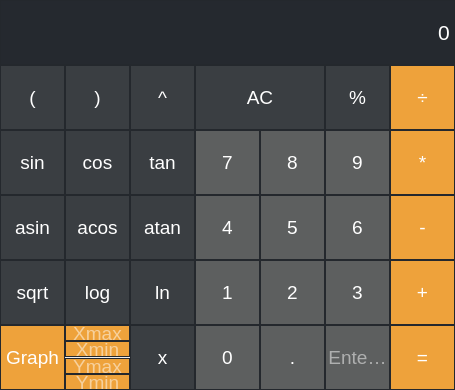
<?xml version="1.0" encoding="UTF-8"?>
<ui version="4.0">
 <class>MainCalc</class>
 <widget class="QMainWindow" name="MainCalc">
  <property name="geometry">
   <rect>
    <x>0</x>
    <y>0</y>
    <width>455</width>
    <height>390</height>
   </rect>
  </property>
  <property name="minimumSize">
   <size>
    <width>455</width>
    <height>390</height>
   </size>
  </property>
  <property name="maximumSize">
   <size>
    <width>845</width>
    <height>390</height>
   </size>
  </property>
  <property name="windowTitle">
   <string>MainCalc</string>
  </property>
  <property name="styleSheet">
   <string notr="true"/>
  </property>
  <widget class="QWidget" name="centralwidget">
   <widget class="QPushButton" name="AC">
    <property name="geometry">
     <rect>
      <x>195</x>
      <y>65</y>
      <width>130</width>
      <height>65</height>
     </rect>
    </property>
    <property name="font">
     <font>
      <pointsize>14</pointsize>
     </font>
    </property>
    <property name="styleSheet">
     <string notr="true">QPushButton {
  background-color: rgb(58, 62, 66);
  color: white; 
  border: 1px solid rgb(36, 40, 45);
}

QPushButton:pressed {
    background-color: rgb(93, 95, 95);
}</string>
    </property>
    <property name="text">
     <string>AC</string>
    </property>
    <property name="shortcut">
     <string>Backspace</string>
    </property>
   </widget>
   <widget class="QPushButton" name="left">
    <property name="geometry">
     <rect>
      <x>0</x>
      <y>65</y>
      <width>65</width>
      <height>65</height>
     </rect>
    </property>
    <property name="font">
     <font>
      <pointsize>14</pointsize>
     </font>
    </property>
    <property name="styleSheet">
     <string notr="true">QPushButton {
  background-color: rgb(58, 62, 66);
  color: white; 
  border: 1px solid rgb(36, 40, 45);
}

QPushButton:pressed {
    background-color: rgb(93, 95, 95);
}</string>
    </property>
    <property name="text">
     <string>(</string>
    </property>
    <property name="shortcut">
     <string>(</string>
    </property>
    <attribute name="buttonGroup">
     <string notr="true">buttonGroup</string>
    </attribute>
   </widget>
   <widget class="QPushButton" name="right">
    <property name="geometry">
     <rect>
      <x>65</x>
      <y>65</y>
      <width>65</width>
      <height>65</height>
     </rect>
    </property>
    <property name="font">
     <font>
      <pointsize>14</pointsize>
     </font>
    </property>
    <property name="styleSheet">
     <string notr="true">QPushButton {
  background-color: rgb(58, 62, 66);
  color: white; 
  border: 1px solid rgb(36, 40, 45);
}

QPushButton:pressed {
    background-color: rgb(93, 95, 95);
}</string>
    </property>
    <property name="text">
     <string>)</string>
    </property>
    <property name="shortcut">
     <string>)</string>
    </property>
    <attribute name="buttonGroup">
     <string notr="true">buttonGroup</string>
    </attribute>
   </widget>
   <widget class="QPushButton" name="mod">
    <property name="geometry">
     <rect>
      <x>325</x>
      <y>65</y>
      <width>65</width>
      <height>65</height>
     </rect>
    </property>
    <property name="font">
     <font>
      <pointsize>14</pointsize>
     </font>
    </property>
    <property name="styleSheet">
     <string notr="true">QPushButton {
  background-color: rgb(58, 62, 66);
  color: white; 
  border: 1px solid rgb(36, 40, 45);
}

QPushButton:pressed {
    background-color: rgb(93, 95, 95);
}</string>
    </property>
    <property name="text">
     <string>%</string>
    </property>
    <property name="shortcut">
     <string>%</string>
    </property>
    <attribute name="buttonGroup">
     <string notr="true">buttonGroup</string>
    </attribute>
   </widget>
   <widget class="QPushButton" name="sin">
    <property name="geometry">
     <rect>
      <x>0</x>
      <y>130</y>
      <width>65</width>
      <height>65</height>
     </rect>
    </property>
    <property name="font">
     <font>
      <pointsize>14</pointsize>
     </font>
    </property>
    <property name="styleSheet">
     <string notr="true">QPushButton {
  background-color: rgb(58, 62, 66);
  color: white; 
  border: 1px solid rgb(36, 40, 45);
}

QPushButton:pressed {
    background-color: rgb(93, 95, 95);
}</string>
    </property>
    <property name="text">
     <string>sin</string>
    </property>
    <property name="shortcut">
     <string>S</string>
    </property>
    <attribute name="buttonGroup">
     <string notr="true">buttonGroup_function</string>
    </attribute>
   </widget>
   <widget class="QPushButton" name="cos">
    <property name="geometry">
     <rect>
      <x>65</x>
      <y>130</y>
      <width>65</width>
      <height>65</height>
     </rect>
    </property>
    <property name="font">
     <font>
      <pointsize>14</pointsize>
     </font>
    </property>
    <property name="styleSheet">
     <string notr="true">QPushButton {
  background-color: rgb(58, 62, 66);
  color: white; 
  border: 1px solid rgb(36, 40, 45);
}

QPushButton:pressed {
    background-color: rgb(93, 95, 95);
}</string>
    </property>
    <property name="text">
     <string>cos</string>
    </property>
    <property name="shortcut">
     <string>C</string>
    </property>
    <attribute name="buttonGroup">
     <string notr="true">buttonGroup_function</string>
    </attribute>
   </widget>
   <widget class="QPushButton" name="push_7">
    <property name="geometry">
     <rect>
      <x>195</x>
      <y>130</y>
      <width>65</width>
      <height>65</height>
     </rect>
    </property>
    <property name="font">
     <font>
      <pointsize>14</pointsize>
     </font>
    </property>
    <property name="styleSheet">
     <string notr="true">QPushButton {
  background-color: rgb(93, 95, 95);
  color: white; 
  border: 1px solid rgb(36, 40, 45);
}

QPushButton:pressed {
    background-color: rgb(156, 157, 161);
}</string>
    </property>
    <property name="text">
     <string>7</string>
    </property>
    <property name="shortcut">
     <string>7</string>
    </property>
    <attribute name="buttonGroup">
     <string notr="true">buttonGroup</string>
    </attribute>
   </widget>
   <widget class="QPushButton" name="push_8">
    <property name="geometry">
     <rect>
      <x>260</x>
      <y>130</y>
      <width>65</width>
      <height>65</height>
     </rect>
    </property>
    <property name="font">
     <font>
      <pointsize>14</pointsize>
     </font>
    </property>
    <property name="styleSheet">
     <string notr="true">QPushButton {
  background-color: rgb(93, 95, 95);
  color: white; 
  border: 1px solid rgb(36, 40, 45);
}

QPushButton:pressed {
    background-color: rgb(156, 157, 161);
}</string>
    </property>
    <property name="text">
     <string>8</string>
    </property>
    <property name="shortcut">
     <string>8</string>
    </property>
    <attribute name="buttonGroup">
     <string notr="true">buttonGroup</string>
    </attribute>
   </widget>
   <widget class="QPushButton" name="pow">
    <property name="geometry">
     <rect>
      <x>130</x>
      <y>65</y>
      <width>65</width>
      <height>65</height>
     </rect>
    </property>
    <property name="font">
     <font>
      <pointsize>14</pointsize>
     </font>
    </property>
    <property name="styleSheet">
     <string notr="true">QPushButton {
  background-color: rgb(58, 62, 66);
  color: white; 
  border: 1px solid rgb(36, 40, 45);
}

QPushButton:pressed {
    background-color: rgb(93, 95, 95);
}</string>
    </property>
    <property name="text">
     <string>^</string>
    </property>
    <property name="shortcut">
     <string>^</string>
    </property>
    <attribute name="buttonGroup">
     <string notr="true">buttonGroup</string>
    </attribute>
   </widget>
   <widget class="QPushButton" name="push_9">
    <property name="geometry">
     <rect>
      <x>325</x>
      <y>130</y>
      <width>65</width>
      <height>65</height>
     </rect>
    </property>
    <property name="font">
     <font>
      <pointsize>14</pointsize>
     </font>
    </property>
    <property name="styleSheet">
     <string notr="true">QPushButton {
  background-color: rgb(93, 95, 95);
  color: white; 
  border: 1px solid rgb(36, 40, 45);
}

QPushButton:pressed {
    background-color: rgb(156, 157, 161);
}</string>
    </property>
    <property name="text">
     <string>9</string>
    </property>
    <property name="shortcut">
     <string>9</string>
    </property>
    <attribute name="buttonGroup">
     <string notr="true">buttonGroup</string>
    </attribute>
   </widget>
   <widget class="QPushButton" name="asin">
    <property name="geometry">
     <rect>
      <x>0</x>
      <y>195</y>
      <width>65</width>
      <height>65</height>
     </rect>
    </property>
    <property name="font">
     <font>
      <pointsize>14</pointsize>
     </font>
    </property>
    <property name="styleSheet">
     <string notr="true">QPushButton {
  background-color: rgb(58, 62, 66);
  color: white; 
  border: 1px solid rgb(36, 40, 45);
}

QPushButton:pressed {
    background-color: rgb(93, 95, 95);
}</string>
    </property>
    <property name="text">
     <string>asin</string>
    </property>
    <property name="shortcut">
     <string>Shift+S</string>
    </property>
    <attribute name="buttonGroup">
     <string notr="true">buttonGroup_function</string>
    </attribute>
   </widget>
   <widget class="QPushButton" name="div">
    <property name="geometry">
     <rect>
      <x>390</x>
      <y>65</y>
      <width>65</width>
      <height>65</height>
     </rect>
    </property>
    <property name="font">
     <font>
      <pointsize>14</pointsize>
     </font>
    </property>
    <property name="styleSheet">
     <string notr="true">QPushButton {
  background-color: rgb(238, 162, 59);
  color: white; 
  border: 1px solid rgb(36, 40, 45);
}

QPushButton:pressed {
    background-color: rgb(193, 129, 46);
}</string>
    </property>
    <property name="text">
     <string>÷</string>
    </property>
    <property name="shortcut">
     <string>/</string>
    </property>
    <attribute name="buttonGroup">
     <string notr="true">buttonGroup</string>
    </attribute>
   </widget>
   <widget class="QPushButton" name="acos">
    <property name="geometry">
     <rect>
      <x>65</x>
      <y>195</y>
      <width>65</width>
      <height>65</height>
     </rect>
    </property>
    <property name="font">
     <font>
      <pointsize>14</pointsize>
     </font>
    </property>
    <property name="styleSheet">
     <string notr="true">QPushButton {
  background-color: rgb(58, 62, 66);
  color: white; 
  border: 1px solid rgb(36, 40, 45);
}

QPushButton:pressed {
    background-color: rgb(93, 95, 95);
}</string>
    </property>
    <property name="text">
     <string>acos</string>
    </property>
    <property name="shortcut">
     <string>Shift+C</string>
    </property>
    <attribute name="buttonGroup">
     <string notr="true">buttonGroup_function</string>
    </attribute>
   </widget>
   <widget class="QPushButton" name="push_4">
    <property name="geometry">
     <rect>
      <x>195</x>
      <y>195</y>
      <width>65</width>
      <height>65</height>
     </rect>
    </property>
    <property name="font">
     <font>
      <pointsize>14</pointsize>
     </font>
    </property>
    <property name="styleSheet">
     <string notr="true">QPushButton {
  background-color: rgb(93, 95, 95);
  color: white; 
  border: 1px solid rgb(36, 40, 45);
}

QPushButton:pressed {
    background-color: rgb(156, 157, 161);
}</string>
    </property>
    <property name="text">
     <string>4</string>
    </property>
    <property name="shortcut">
     <string>4</string>
    </property>
    <attribute name="buttonGroup">
     <string notr="true">buttonGroup</string>
    </attribute>
   </widget>
   <widget class="QPushButton" name="push_2">
    <property name="geometry">
     <rect>
      <x>260</x>
      <y>260</y>
      <width>65</width>
      <height>65</height>
     </rect>
    </property>
    <property name="font">
     <font>
      <pointsize>14</pointsize>
     </font>
    </property>
    <property name="styleSheet">
     <string notr="true">QPushButton {
  background-color: rgb(93, 95, 95);
  color: white; 
  border: 1px solid rgb(36, 40, 45);
}

QPushButton:pressed {
    background-color: rgb(156, 157, 161);
}</string>
    </property>
    <property name="text">
     <string>2</string>
    </property>
    <property name="shortcut">
     <string>2</string>
    </property>
    <attribute name="buttonGroup">
     <string notr="true">buttonGroup</string>
    </attribute>
   </widget>
   <widget class="QPushButton" name="push_6">
    <property name="geometry">
     <rect>
      <x>325</x>
      <y>195</y>
      <width>65</width>
      <height>65</height>
     </rect>
    </property>
    <property name="font">
     <font>
      <pointsize>14</pointsize>
     </font>
    </property>
    <property name="styleSheet">
     <string notr="true">QPushButton {
  background-color: rgb(93, 95, 95);
  color: white; 
  border: 1px solid rgb(36, 40, 45);
}

QPushButton:pressed {
    background-color: rgb(156, 157, 161);
}</string>
    </property>
    <property name="text">
     <string>6</string>
    </property>
    <property name="shortcut">
     <string>6</string>
    </property>
    <attribute name="buttonGroup">
     <string notr="true">buttonGroup</string>
    </attribute>
   </widget>
   <widget class="QPushButton" name="tan">
    <property name="geometry">
     <rect>
      <x>130</x>
      <y>130</y>
      <width>65</width>
      <height>65</height>
     </rect>
    </property>
    <property name="font">
     <font>
      <pointsize>14</pointsize>
     </font>
    </property>
    <property name="styleSheet">
     <string notr="true">QPushButton {
  background-color: rgb(58, 62, 66);
  color: white; 
  border: 1px solid rgb(36, 40, 45);
}

QPushButton:pressed {
    background-color: rgb(93, 95, 95);
}</string>
    </property>
    <property name="text">
     <string>tan</string>
    </property>
    <property name="shortcut">
     <string>T</string>
    </property>
    <attribute name="buttonGroup">
     <string notr="true">buttonGroup_function</string>
    </attribute>
   </widget>
   <widget class="QPushButton" name="mult">
    <property name="geometry">
     <rect>
      <x>390</x>
      <y>130</y>
      <width>65</width>
      <height>65</height>
     </rect>
    </property>
    <property name="font">
     <font>
      <pointsize>14</pointsize>
     </font>
    </property>
    <property name="styleSheet">
     <string notr="true">QPushButton {
  background-color: rgb(238, 162, 59);
  color: white; 
  border: 1px solid rgb(36, 40, 45);
}

QPushButton:pressed {
    background-color: rgb(193, 129, 46);
}</string>
    </property>
    <property name="text">
     <string>*</string>
    </property>
    <property name="shortcut">
     <string>*</string>
    </property>
    <attribute name="buttonGroup">
     <string notr="true">buttonGroup</string>
    </attribute>
   </widget>
   <widget class="QPushButton" name="push_5">
    <property name="geometry">
     <rect>
      <x>260</x>
      <y>195</y>
      <width>65</width>
      <height>65</height>
     </rect>
    </property>
    <property name="font">
     <font>
      <pointsize>14</pointsize>
     </font>
    </property>
    <property name="styleSheet">
     <string notr="true">QPushButton {
  background-color: rgb(93, 95, 95);
  color: white; 
  border: 1px solid rgb(36, 40, 45);
}

QPushButton:pressed {
    background-color: rgb(156, 157, 161);
}</string>
    </property>
    <property name="text">
     <string>5</string>
    </property>
    <property name="shortcut">
     <string>5</string>
    </property>
    <attribute name="buttonGroup">
     <string notr="true">buttonGroup</string>
    </attribute>
   </widget>
   <widget class="QPushButton" name="sqrt">
    <property name="geometry">
     <rect>
      <x>0</x>
      <y>260</y>
      <width>65</width>
      <height>65</height>
     </rect>
    </property>
    <property name="font">
     <font>
      <pointsize>14</pointsize>
     </font>
    </property>
    <property name="styleSheet">
     <string notr="true">QPushButton {
  background-color: rgb(58, 62, 66);
  color: white; 
  border: 1px solid rgb(36, 40, 45);
}

QPushButton:pressed {
    background-color: rgb(93, 95, 95);
}</string>
    </property>
    <property name="text">
     <string>sqrt</string>
    </property>
    <property name="shortcut">
     <string>Q</string>
    </property>
    <attribute name="buttonGroup">
     <string notr="true">buttonGroup_function</string>
    </attribute>
   </widget>
   <widget class="QPushButton" name="push_1">
    <property name="geometry">
     <rect>
      <x>195</x>
      <y>260</y>
      <width>65</width>
      <height>65</height>
     </rect>
    </property>
    <property name="font">
     <font>
      <pointsize>14</pointsize>
     </font>
    </property>
    <property name="styleSheet">
     <string notr="true">QPushButton {
  background-color: rgb(93, 95, 95);
  color: white; 
  border: 1px solid rgb(36, 40, 45);
}

QPushButton:pressed {
    background-color: rgb(156, 157, 161);
}</string>
    </property>
    <property name="text">
     <string>1</string>
    </property>
    <property name="shortcut">
     <string>1</string>
    </property>
    <attribute name="buttonGroup">
     <string notr="true">buttonGroup</string>
    </attribute>
   </widget>
   <widget class="QPushButton" name="push_3">
    <property name="geometry">
     <rect>
      <x>325</x>
      <y>260</y>
      <width>65</width>
      <height>65</height>
     </rect>
    </property>
    <property name="font">
     <font>
      <pointsize>14</pointsize>
     </font>
    </property>
    <property name="styleSheet">
     <string notr="true">QPushButton {
  background-color: rgb(93, 95, 95);
  color: white; 
  border: 1px solid rgb(36, 40, 45);
}

QPushButton:pressed {
    background-color: rgb(156, 157, 161);
}</string>
    </property>
    <property name="text">
     <string>3</string>
    </property>
    <property name="shortcut">
     <string>3</string>
    </property>
    <attribute name="buttonGroup">
     <string notr="true">buttonGroup</string>
    </attribute>
   </widget>
   <widget class="QPushButton" name="minus">
    <property name="geometry">
     <rect>
      <x>390</x>
      <y>195</y>
      <width>65</width>
      <height>65</height>
     </rect>
    </property>
    <property name="font">
     <font>
      <pointsize>14</pointsize>
     </font>
    </property>
    <property name="styleSheet">
     <string notr="true">QPushButton {
  background-color: rgb(238, 162, 59);
  color: white; 
  border: 1px solid rgb(36, 40, 45);
}

QPushButton:pressed {
    background-color: rgb(193, 129, 46);
}</string>
    </property>
    <property name="text">
     <string>-</string>
    </property>
    <property name="shortcut">
     <string>-</string>
    </property>
    <attribute name="buttonGroup">
     <string notr="true">buttonGroup</string>
    </attribute>
   </widget>
   <widget class="QPushButton" name="log">
    <property name="geometry">
     <rect>
      <x>65</x>
      <y>260</y>
      <width>65</width>
      <height>65</height>
     </rect>
    </property>
    <property name="font">
     <font>
      <pointsize>14</pointsize>
     </font>
    </property>
    <property name="styleSheet">
     <string notr="true">QPushButton {
  background-color: rgb(58, 62, 66);
  color: white; 
  border: 1px solid rgb(36, 40, 45);
}

QPushButton:pressed {
    background-color: rgb(93, 95, 95);
}</string>
    </property>
    <property name="text">
     <string>log</string>
    </property>
    <property name="shortcut">
     <string>L</string>
    </property>
    <attribute name="buttonGroup">
     <string notr="true">buttonGroup_function</string>
    </attribute>
   </widget>
   <widget class="QPushButton" name="ln">
    <property name="geometry">
     <rect>
      <x>130</x>
      <y>260</y>
      <width>65</width>
      <height>65</height>
     </rect>
    </property>
    <property name="font">
     <font>
      <pointsize>14</pointsize>
     </font>
    </property>
    <property name="styleSheet">
     <string notr="true">QPushButton {
  background-color: rgb(58, 62, 66);
  color: white; 
  border: 1px solid rgb(36, 40, 45);
}

QPushButton:pressed {
    background-color: rgb(93, 95, 95);
}</string>
    </property>
    <property name="text">
     <string>ln</string>
    </property>
    <property name="shortcut">
     <string>Shift+L</string>
    </property>
    <attribute name="buttonGroup">
     <string notr="true">buttonGroup_function</string>
    </attribute>
   </widget>
   <widget class="QPushButton" name="atan">
    <property name="geometry">
     <rect>
      <x>130</x>
      <y>195</y>
      <width>65</width>
      <height>65</height>
     </rect>
    </property>
    <property name="font">
     <font>
      <pointsize>14</pointsize>
     </font>
    </property>
    <property name="styleSheet">
     <string notr="true">QPushButton {
  background-color: rgb(58, 62, 66);
  color: white; 
  border: 1px solid rgb(36, 40, 45);
}

QPushButton:pressed {
    background-color: rgb(93, 95, 95);
}</string>
    </property>
    <property name="text">
     <string>atan</string>
    </property>
    <property name="shortcut">
     <string>Shift+T</string>
    </property>
    <attribute name="buttonGroup">
     <string notr="true">buttonGroup_function</string>
    </attribute>
   </widget>
   <widget class="QPushButton" name="push_x">
    <property name="geometry">
     <rect>
      <x>130</x>
      <y>325</y>
      <width>65</width>
      <height>65</height>
     </rect>
    </property>
    <property name="font">
     <font>
      <pointsize>14</pointsize>
     </font>
    </property>
    <property name="styleSheet">
     <string notr="true">QPushButton {
  background-color: rgb(58, 62, 66);
  color: white; 
  border: 1px solid rgb(36, 40, 45);
}

QPushButton:pressed {
    background-color: rgb(93, 95, 95);
}</string>
    </property>
    <property name="text">
     <string>x</string>
    </property>
    <property name="shortcut">
     <string>X</string>
    </property>
    <attribute name="buttonGroup">
     <string notr="true">buttonGroup</string>
    </attribute>
   </widget>
   <widget class="QPushButton" name="push_0">
    <property name="geometry">
     <rect>
      <x>195</x>
      <y>325</y>
      <width>65</width>
      <height>65</height>
     </rect>
    </property>
    <property name="font">
     <font>
      <pointsize>14</pointsize>
     </font>
    </property>
    <property name="styleSheet">
     <string notr="true">QPushButton {
  background-color: rgb(93, 95, 95);
  color: white; 
  border: 1px solid rgb(36, 40, 45);
}

QPushButton:pressed {
    background-color: rgb(156, 157, 161);
}</string>
    </property>
    <property name="text">
     <string>0</string>
    </property>
    <property name="shortcut">
     <string>0</string>
    </property>
    <attribute name="buttonGroup">
     <string notr="true">buttonGroup</string>
    </attribute>
   </widget>
   <widget class="QPushButton" name="plus">
    <property name="geometry">
     <rect>
      <x>390</x>
      <y>260</y>
      <width>65</width>
      <height>65</height>
     </rect>
    </property>
    <property name="font">
     <font>
      <pointsize>14</pointsize>
     </font>
    </property>
    <property name="styleSheet">
     <string notr="true">QPushButton {
  background-color: rgb(238, 162, 59);
  color: white; 
  border: 1px solid rgb(36, 40, 45);
}

QPushButton:pressed {
    background-color: rgb(193, 129, 46);
}</string>
    </property>
    <property name="text">
     <string>+</string>
    </property>
    <property name="shortcut">
     <string>+</string>
    </property>
    <attribute name="buttonGroup">
     <string notr="true">buttonGroup</string>
    </attribute>
   </widget>
   <widget class="QPushButton" name="eq">
    <property name="geometry">
     <rect>
      <x>390</x>
      <y>325</y>
      <width>65</width>
      <height>65</height>
     </rect>
    </property>
    <property name="font">
     <font>
      <pointsize>14</pointsize>
     </font>
    </property>
    <property name="styleSheet">
     <string notr="true">QPushButton {
  background-color: rgb(238, 162, 59);
  color: white; 
  border: 1px solid rgb(36, 40, 45);
}

QPushButton:pressed {
    background-color: rgb(193, 129, 46);
}</string>
    </property>
    <property name="text">
     <string>=</string>
    </property>
    <property name="shortcut">
     <string>Return</string>
    </property>
   </widget>
   <widget class="QPushButton" name="point">
    <property name="geometry">
     <rect>
      <x>260</x>
      <y>325</y>
      <width>65</width>
      <height>65</height>
     </rect>
    </property>
    <property name="font">
     <font>
      <pointsize>14</pointsize>
     </font>
    </property>
    <property name="styleSheet">
     <string notr="true">QPushButton {
  background-color: rgb(93, 95, 95);
  color: white; 
  border: 1px solid rgb(36, 40, 45);
}

QPushButton:pressed {
    background-color: rgb(156, 157, 161);
}</string>
    </property>
    <property name="text">
     <string>.</string>
    </property>
    <property name="shortcut">
     <string>.</string>
    </property>
    <attribute name="buttonGroup">
     <string notr="true">buttonGroup</string>
    </attribute>
   </widget>
   <widget class="QPushButton" name="Graph">
    <property name="geometry">
     <rect>
      <x>0</x>
      <y>325</y>
      <width>65</width>
      <height>65</height>
     </rect>
    </property>
    <property name="font">
     <font>
      <pointsize>14</pointsize>
     </font>
    </property>
    <property name="styleSheet">
     <string notr="true">QPushButton {
  background-color: rgb(238, 162, 59);
  color: white; 
  border: 1px solid rgb(36, 40, 45);
}

QPushButton:pressed {
    background-color: rgb(193, 129, 46);
}</string>
    </property>
    <property name="text">
     <string>Graph</string>
    </property>
   </widget>
   <widget class="QLineEdit" name="EnterX">
    <property name="geometry">
     <rect>
      <x>325</x>
      <y>325</y>
      <width>65</width>
      <height>65</height>
     </rect>
    </property>
    <property name="font">
     <font>
      <pointsize>14</pointsize>
     </font>
    </property>
    <property name="styleSheet">
     <string notr="true">QLineEdit {
  background-color: rgb(93, 95, 95);
  color: white; 
  border: 1px solid rgb(36, 40, 45);
}
</string>
    </property>
    <property name="inputMask">
     <string/>
    </property>
    <property name="text">
     <string/>
    </property>
    <property name="alignment">
     <set>Qt::AlignCenter</set>
    </property>
    <property name="placeholderText">
     <string>Enter X</string>
    </property>
   </widget>
   <widget class="QLineEdit" name="Xmax">
    <property name="geometry">
     <rect>
      <x>65</x>
      <y>325</y>
      <width>65</width>
      <height>16</height>
     </rect>
    </property>
    <property name="font">
     <font>
      <pointsize>14</pointsize>
     </font>
    </property>
    <property name="styleSheet">
     <string notr="true">QLineEdit {
  background-color: rgb(238, 162, 59);
  color: white; 
  border: 1px solid rgb(36, 40, 45);
}
</string>
    </property>
    <property name="inputMask">
     <string/>
    </property>
    <property name="text">
     <string/>
    </property>
    <property name="alignment">
     <set>Qt::AlignCenter</set>
    </property>
    <property name="placeholderText">
     <string>Xmax</string>
    </property>
   </widget>
   <widget class="QLineEdit" name="Ymin">
    <property name="geometry">
     <rect>
      <x>65</x>
      <y>374</y>
      <width>65</width>
      <height>16</height>
     </rect>
    </property>
    <property name="font">
     <font>
      <pointsize>14</pointsize>
     </font>
    </property>
    <property name="styleSheet">
     <string notr="true">QLineEdit {
  background-color: rgb(238, 162, 59);
  color: white; 
  border: 1px solid rgb(36, 40, 45);
}
</string>
    </property>
    <property name="inputMask">
     <string/>
    </property>
    <property name="text">
     <string/>
    </property>
    <property name="alignment">
     <set>Qt::AlignCenter</set>
    </property>
    <property name="placeholderText">
     <string>Ymin</string>
    </property>
   </widget>
   <widget class="QLineEdit" name="Xmin">
    <property name="geometry">
     <rect>
      <x>65</x>
      <y>341</y>
      <width>65</width>
      <height>16</height>
     </rect>
    </property>
    <property name="font">
     <font>
      <pointsize>14</pointsize>
     </font>
    </property>
    <property name="styleSheet">
     <string notr="true">QLineEdit {
  background-color: rgb(238, 162, 59);
  color: white; 
  border: 1px solid rgb(36, 40, 45);
}
</string>
    </property>
    <property name="inputMask">
     <string/>
    </property>
    <property name="text">
     <string/>
    </property>
    <property name="alignment">
     <set>Qt::AlignCenter</set>
    </property>
    <property name="placeholderText">
     <string>Xmin</string>
    </property>
   </widget>
   <widget class="QLineEdit" name="Ymax">
    <property name="geometry">
     <rect>
      <x>65</x>
      <y>358</y>
      <width>65</width>
      <height>16</height>
     </rect>
    </property>
    <property name="font">
     <font>
      <pointsize>14</pointsize>
     </font>
    </property>
    <property name="styleSheet">
     <string notr="true">QLineEdit {
  background-color: rgb(238, 162, 59);
  color: white; 
  border: 1px solid rgb(36, 40, 45);
}
</string>
    </property>
    <property name="inputMask">
     <string/>
    </property>
    <property name="text">
     <string/>
    </property>
    <property name="alignment">
     <set>Qt::AlignCenter</set>
    </property>
    <property name="placeholderText">
     <string>Ymax</string>
    </property>
   </widget>
   <widget class="QCustomPlot" name="widget" native="true">
    <property name="geometry">
     <rect>
      <x>455</x>
      <y>0</y>
      <width>390</width>
      <height>390</height>
     </rect>
    </property>
   </widget>
   <widget class="QLineEdit" name="label">
    <property name="geometry">
     <rect>
      <x>0</x>
      <y>0</y>
      <width>455</width>
      <height>65</height>
     </rect>
    </property>
    <property name="font">
     <font>
      <pointsize>16</pointsize>
     </font>
    </property>
    <property name="styleSheet">
     <string notr="true">QLineEdit {
  background-color: rgb(37, 41, 47);
  color: white; 
  border: 1px solid rgb(36, 40, 45);
}</string>
    </property>
    <property name="text">
     <string>0</string>
    </property>
    <property name="alignment">
     <set>Qt::AlignRight|Qt::AlignTrailing|Qt::AlignVCenter</set>
    </property>
    <property name="readOnly">
     <bool>true</bool>
    </property>
   </widget>
  </widget>
 </widget>
 <customwidgets>
  <customwidget>
   <class>QCustomPlot</class>
   <extends>QWidget</extends>
   <header>qcustomplot.h</header>
   <container>1</container>
  </customwidget>
 </customwidgets>
 <resources/>
 <connections/>
 <buttongroups>
  <buttongroup name="buttonGroup"/>
  <buttongroup name="buttonGroup_function"/>
 </buttongroups>
</ui>
